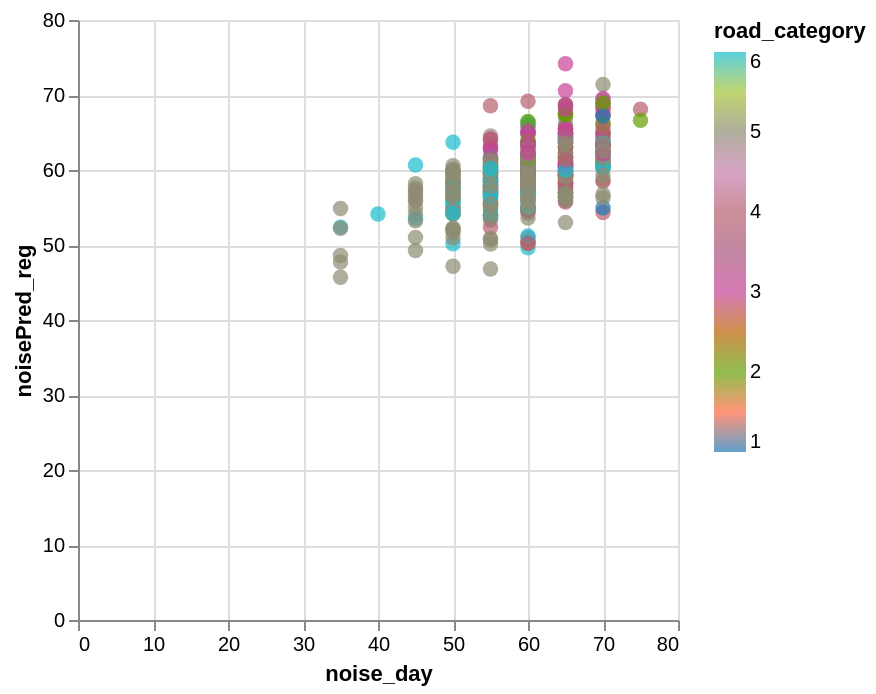

The code cell stored with this chart in its notebook:
### Code cell
data_test['noisePred_reg'] = y_pred

alt.Chart(data_test).mark_circle(size=60).encode(
    x='noise_day',
    y='noisePred_reg',
    color=alt.Color('road_category', scale=alt.Scale(scheme='category10')),
    tooltip=['dist_to_main', 'signals']
).interactive()

### Figure 1 — Vega-Lite specification as saved in the notebook (floating-point values rounded to 4 significant figures; data arrays with more than 128 entries replaced by an {"elided": "..."} marker saying what was removed)
{"config": {"view": {"continuousWidth": 300, "continuousHeight": 300}}, "data": {"name": "data-3c0da9f4a1cf90a16d9f224b473f648f"}, "mark": {"type": "circle", "size": 60}, "encoding": {"color": {"field": "road_category", "scale": {"scheme": "category10"}, "type": "quantitative"}, "tooltip": [{"field": "dist_to_main", "type": "quantitative"}, {"field": "signals", "type": "quantitative"}], "x": {"field": "noise_day", "type": "quantitative"}, "y": {"field": "noisePred_reg", "type": "quantitative"}}, "params": [{"name": "param_1e9efca18e7a2868", "select": {"type": "interval", "encodings": ["x", "y"]}, "bind": "scales"}], "$schema": "https://vega.github.io/schema/vega-lite/v6.4.1.json", "datasets": {"data-3c0da9f4a1cf90a16d9f224b473f648f": {"elided": "464 records"}}}
